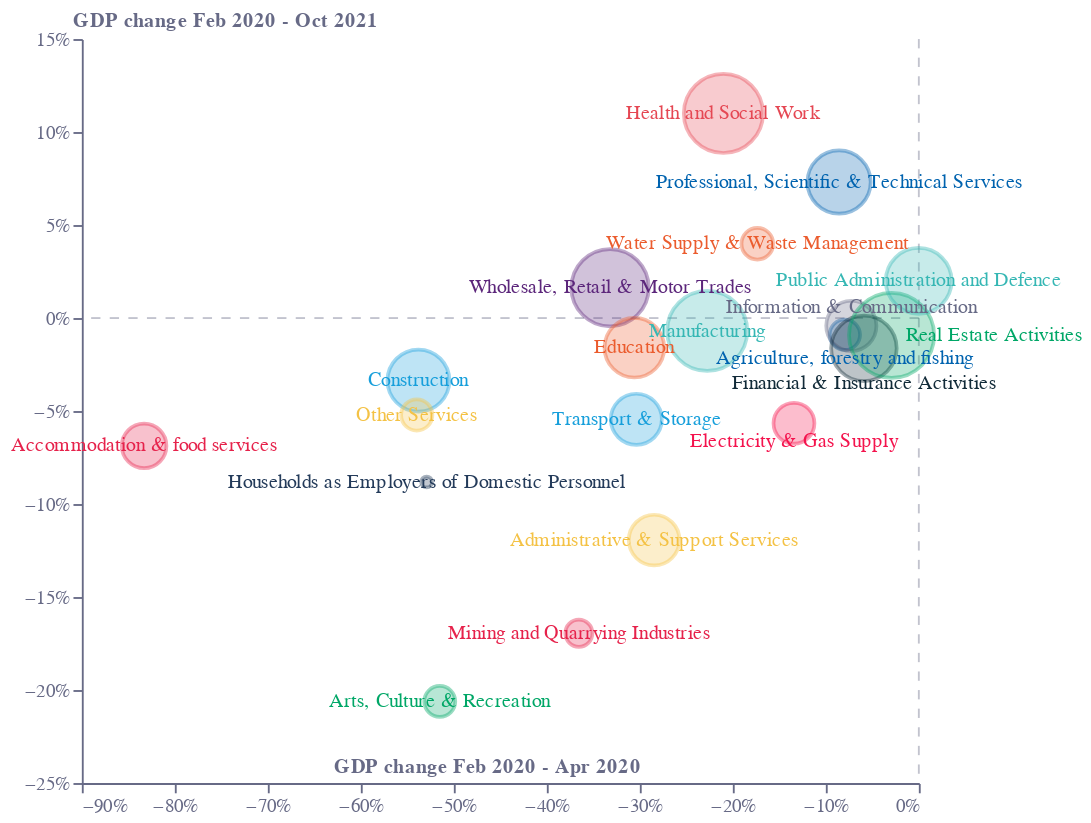

Write notebook code for a chart like this one.
### Code cell
base = (
    alt.Chart(f4)
    .encode(
        x=alt.X(
            "x:Q",
            sort=[],
            axis=alt.Axis(
                grid=False,
                titleAlign="right",
                titleAnchor="end",
                title="GDP change Feb 2020 - Apr 2020",
                titleY=-15,
                titleX=300,
                format=".0%",
                labelColor=colors["eco-gray"],
                titleColor=colors["eco-gray"],
                tickColor=colors["eco-gray"],
                domainColor=colors["eco-gray"],
                tickCount=10,
                orient="bottom",
                labelAngle=0,
            ),
        ),
        y=alt.Y(
            "y:Q",
            sort=[],
            axis=alt.Axis(
                grid=False,
                title="GDP change Feb 2020 - Oct 2021",
                titleX=-5,
                titleY=-5,
                titleBaseline="bottom",
                titleAngle=0,
                titleAlign="left",
                format=".0%",
                labelColor=colors["eco-gray"],
                titleColor=colors["eco-gray"],
                tickColor=colors["eco-gray"],
                domainColor=colors["eco-gray"],
            ),
        ),
        fill=alt.Color(
            "industry:N",
            legend=None,
            scale=alt.Scale(range=category_color + list(colors.values())),
        ),
        color=alt.Color(
            "industry:N",
            legend=None,
            scale=alt.Scale(range=category_color + list(colors.values())),
        ),
        tooltip="tooltip:N",
    )
    .transform_calculate(
        tooltip="datum.industry+' | Feb - Apr 2020: '+round(datum.x*1000)/10+'% | Feb 2020 - Oct 2021: '+round(datum.y*1000)/10+ '%'"
    )
)

points = base.mark_point(fillOpacity=0.7, opacity=0.4).encode(
    size=alt.Size("size:Q", legend=None, scale=alt.Scale(domain=[0, 20]))
)
axis1 = (
    alt.Chart(pd.DataFrame([{"x": 0, "y": 0}]))
    .mark_rule(strokeWidth=1, strokeDash=[5, 5], opacity=0.4, color=colors["eco-gray"])
    .encode(x=alt.X("x:Q", sort=[]))
)
axis2 = (
    alt.Chart(pd.DataFrame([{"x": 0, "y": 0}]))
    .mark_rule(strokeWidth=1, strokeDash=[5, 5], opacity=0.4, color=colors["eco-gray"])
    .encode(y=alt.Y("y:Q", sort=[]))
)
text1 = (
    base.mark_text(fontSize=11)
    .encode(text="industry:N")
#     .transform_filter(alt.FieldOneOfPredicate(field="industry", oneOf=["Construction"]))
    .transform_filter("datum.industry!='Electricity & Gas Supply'")
    .transform_filter("datum.industry!='Information & Communication'")
    .transform_filter("datum.industry!='Financial & Insurance Activities'")
    .transform_filter("datum.industry!='Agriculture, forestry and fishing'")
    .transform_filter("datum.industry!='Real Estate Activities'")
)
text2 = (
    base.mark_text(fontSize=11,dy=10)
    .encode(text="industry:N")
    .transform_filter("datum.industry=='Electricity & Gas Supply'")
)
text3 = (
    base.mark_text(fontSize=11,dy=-10)
    .encode(text="industry:N")
    .transform_filter("datum.industry=='Information & Communication'")
)
text4 = (
    base.mark_text(fontSize=11,dx=55)
    .encode(text="industry:N")
    .transform_filter("datum.industry=='Real Estate Activities'")
)
text5 = (
    base.mark_text(fontSize=11,dy=13)
    .encode(text="industry:N")
    .transform_filter("datum.industry=='Agriculture, forestry and fishing'")
)
text6 = (
    base.mark_text(fontSize=11,dy=19)
    .encode(text="industry:N")
    .transform_filter("datum.industry=='Financial & Insurance Activities'")
)
layer1 = (
    ((axis1 + axis2 + points + text1+text2+text3+text4+text5+text6).properties(height=400, width=450))
    .configure_view(stroke=None)
    .properties(title="")
)
layer1.save("visualisation/" + f + ".json")
layer1.save("visualisation/" + f + ".png")
open("README.md", "a").write(readme)
layer1

### Figure 1 — Vega-Lite specification as saved in the notebook (floating-point values rounded to 4 significant figures)
{"config": {"view": {"continuousWidth": 400, "continuousHeight": 300, "stroke": null}}, "layer": [{"data": {"name": "data-632f61fef1e2fccc41daf02461a934b2"}, "mark": {"type": "rule", "color": "#676A86", "opacity": 0.4, "strokeDash": [5, 5], "strokeWidth": 1}, "encoding": {"x": {"type": "quantitative", "field": "x", "sort": []}}}, {"data": {"name": "data-632f61fef1e2fccc41daf02461a934b2"}, "mark": {"type": "rule", "color": "#676A86", "opacity": 0.4, "strokeDash": [5, 5], "strokeWidth": 1}, "encoding": {"y": {"type": "quantitative", "field": "y", "sort": []}}}, {"data": {"name": "data-cefc3cb32e8c1ff97596f4891c09fb93"}, "mark": {"type": "point", "fillOpacity": 0.7, "opacity": 0.4}, "encoding": {"color": {"type": "nominal", "field": "industry", "legend": null, "scale": {"range": ["#36B7B4", "#E6224B", "#F4C245", "#0063AF", "#00A767", "#179FDB", "#EB5C2E", "#F4134D", "#122B39", "#E54753", "#243B5A", "#676A86", "#36B7B4", "#E6224B", "#F4C245", "#0063AF", "#00A767", "#179FDB", "#EB5C2E", "#5C267B", "#122B39"]}}, "fill": {"type": "nominal", "field": "industry", "legend": null, "scale": {"range": ["#36B7B4", "#E6224B", "#F4C245", "#0063AF", "#00A767", "#179FDB", "#EB5C2E", "#F4134D", "#122B39", "#E54753", "#243B5A", "#676A86", "#36B7B4", "#E6224B", "#F4C245", "#0063AF", "#00A767", "#179FDB", "#EB5C2E", "#5C267B", "#122B39"]}}, "size": {"type": "quantitative", "field": "size", "legend": null, "scale": {"domain": [0, 20]}}, "tooltip": {"type": "nominal", "field": "tooltip"}, "x": {"type": "quantitative", "axis": {"domainColor": "#676A86", "format": ".0%", "grid": false, "labelAngle": 0, "labelColor": "#676A86", "orient": "bottom", "tickColor": "#676A86", "tickCount": 10, "title": "GDP change Feb 2020 - Apr 2020", "titleAlign": "right", "titleAnchor": "end", "titleColor": "#676A86", "titleX": 300, "titleY": -15}, "field": "x", "sort": []}, "y": {"type": "quantitative", "axis": {"domainColor": "#676A86", "format": ".0%", "grid": false, "labelColor": "#676A86", "tickColor": "#676A86", "title": "GDP change Feb 2020 - Oct 2021", "titleAlign": "left", "titleAngle": 0, "titleBaseline": "bottom", "titleColor": "#676A86", "titleX": -5, "titleY": -5}, "field": "y", "sort": []}}, "transform": [{"calculate": "datum.industry+' | Feb - Apr 2020: '+round(datum.x*1000)/10+'% | Feb 2020 - Oct 2021: '+round(datum.y*1000)/10+ '%'", "as": "tooltip"}]}, {"data": {"name": "data-cefc3cb32e8c1ff97596f4891c09fb93"}, "mark": {"type": "text", "fontSize": 11}, "encoding": {"color": {"type": "nominal", "field": "industry", "legend": null, "scale": {"range": ["#36B7B4", "#E6224B", "#F4C245", "#0063AF", "#00A767", "#179FDB", "#EB5C2E", "#F4134D", "#122B39", "#E54753", "#243B5A", "#676A86", "#36B7B4", "#E6224B", "#F4C245", "#0063AF", "#00A767", "#179FDB", "#EB5C2E", "#5C267B", "#122B39"]}}, "fill": {"type": "nominal", "field": "industry", "legend": null, "scale": {"range": ["#36B7B4", "#E6224B", "#F4C245", "#0063AF", "#00A767", "#179FDB", "#EB5C2E", "#F4134D", "#122B39", "#E54753", "#243B5A", "#676A86", "#36B7B4", "#E6224B", "#F4C245", "#0063AF", "#00A767", "#179FDB", "#EB5C2E", "#5C267B", "#122B39"]}}, "text": {"type": "nominal", "field": "industry"}, "tooltip": {"type": "nominal", "field": "tooltip"}, "x": {"type": "quantitative", "axis": {"domainColor": "#676A86", "format": ".0%", "grid": false, "labelAngle": 0, "labelColor": "#676A86", "orient": "bottom", "tickColor": "#676A86", "tickCount": 10, "title": "GDP change Feb 2020 - Apr 2020", "titleAlign": "right", "titleAnchor": "end", "titleColor": "#676A86", "titleX": 300, "titleY": -15}, "field": "x", "sort": []}, "y": {"type": "quantitative", "axis": {"domainColor": "#676A86", "format": ".0%", "grid": false, "labelColor": "#676A86", "tickColor": "#676A86", "title": "GDP change Feb 2020 - Oct 2021", "titleAlign": "left", "titleAngle": 0, "titleBaseline": "bottom", "titleColor": "#676A86", "titleX": -5, "titleY": -5}, "field": "y", "sort": []}}, "transform": [{"calculate": "datum.industry+' | Feb - Apr 2020: '+round(datum.x*1000)/10+'% | Feb 2020 - Oct 2021: '+round(datum.y*1000)/10+ '%'", "as": "tooltip"}, {"filter": "datum.industry!='Electricity & Gas Supply'"}, {"filter": "datum.industry!='Information & Communication'"}, {"filter": "datum.industry!='Financial & Insurance Activities'"}, {"filter": "datum.industry!='Agriculture, forestry and fishing'"}, {"filter": "datum.industry!='Real Estate Activities'"}]}, {"data": {"name": "data-cefc3cb32e8c1ff97596f4891c09fb93"}, "mark": {"type": "text", "dy": 10, "fontSize": 11}, "encoding": {"color": {"type": "nominal", "field": "industry", "legend": null, "scale": {"range": ["#36B7B4", "#E6224B", "#F4C245", "#0063AF", "#00A767", "#179FDB", "#EB5C2E", "#F4134D", "#122B39", "#E54753", "#243B5A", "#676A86", "#36B7B4", "#E6224B", "#F4C245", "#0063AF", "#00A767", "#179FDB", "#EB5C2E", "#5C267B", "#122B39"]}}, "fill": {"type": "nominal", "field": "industry", "legend": null, "scale": {"range": ["#36B7B4", "#E6224B", "#F4C245", "#0063AF", "#00A767", "#179FDB", "#EB5C2E", "#F4134D", "#122B39", "#E54753", "#243B5A", "#676A86", "#36B7B4", "#E6224B", "#F4C245", "#0063AF", "#00A767", "#179FDB", "#EB5C2E", "#5C267B", "#122B39"]}}, "text": {"type": "nominal", "field": "industry"}, "tooltip": {"type": "nominal", "field": "tooltip"}, "x": {"type": "quantitative", "axis": {"domainColor": "#676A86", "format": ".0%", "grid": false, "labelAngle": 0, "labelColor": "#676A86", "orient": "bottom", "tickColor": "#676A86", "tickCount": 10, "title": "GDP change Feb 2020 - Apr 2020", "titleAlign": "right", "titleAnchor": "end", "titleColor": "#676A86", "titleX": 300, "titleY": -15}, "field": "x", "sort": []}, "y": {"type": "quantitative", "axis": {"domainColor": "#676A86", "format": ".0%", "grid": false, "labelColor": "#676A86", "tickColor": "#676A86", "title": "GDP change Feb 2020 - Oct 2021", "titleAlign": "left", "titleAngle": 0, "titleBaseline": "bottom", "titleColor": "#676A86", "titleX": -5, "titleY": -5}, "field": "y", "sort": []}}, "transform": [{"calculate": "datum.industry+' | Feb - Apr 2020: '+round(datum.x*1000)/10+'% | Feb 2020 - Oct 2021: '+round(datum.y*1000)/10+ '%'", "as": "tooltip"}, {"filter": "datum.industry=='Electricity & Gas Supply'"}]}, {"data": {"name": "data-cefc3cb32e8c1ff97596f4891c09fb93"}, "mark": {"type": "text", "dy": -10, "fontSize": 11}, "encoding": {"color": {"type": "nominal", "field": "industry", "legend": null, "scale": {"range": ["#36B7B4", "#E6224B", "#F4C245", "#0063AF", "#00A767", "#179FDB", "#EB5C2E", "#F4134D", "#122B39", "#E54753", "#243B5A", "#676A86", "#36B7B4", "#E6224B", "#F4C245", "#0063AF", "#00A767", "#179FDB", "#EB5C2E", "#5C267B", "#122B39"]}}, "fill": {"type": "nominal", "field": "industry", "legend": null, "scale": {"range": ["#36B7B4", "#E6224B", "#F4C245", "#0063AF", "#00A767", "#179FDB", "#EB5C2E", "#F4134D", "#122B39", "#E54753", "#243B5A", "#676A86", "#36B7B4", "#E6224B", "#F4C245", "#0063AF", "#00A767", "#179FDB", "#EB5C2E", "#5C267B", "#122B39"]}}, "text": {"type": "nominal", "field": "industry"}, "tooltip": {"type": "nominal", "field": "tooltip"}, "x": {"type": "quantitative", "axis": {"domainColor": "#676A86", "format": ".0%", "grid": false, "labelAngle": 0, "labelColor": "#676A86", "orient": "bottom", "tickColor": "#676A86", "tickCount": 10, "title": "GDP change Feb 2020 - Apr 2020", "titleAlign": "right", "titleAnchor": "end", "titleColor": "#676A86", "titleX": 300, "titleY": -15}, "field": "x", "sort": []}, "y": {"type": "quantitative", "axis": {"domainColor": "#676A86", "format": ".0%", "grid": false, "labelColor": "#676A86", "tickColor": "#676A86", "title": "GDP change Feb 2020 - Oct 2021", "titleAlign": "left", "titleAngle": 0, "titleBaseline": "bottom", "titleColor": "#676A86", "titleX": -5, "titleY": -5}, "field": "y", "sort": []}}, "transform": [{"calculate": "datum.industry+' | Feb - Apr 2020: '+round(datum.x*1000)/10+'% | Feb 2020 - Oct 2021: '+round(datum.y*1000)/10+ '%'", "as": "tooltip"}, {"filter": "datum.industry=='Information & Communication'"}]}, {"data": {"name": "data-cefc3cb32e8c1ff97596f4891c09fb93"}, "mark": {"type": "text", "dx": 55, "fontSize": 11}, "encoding": {"color": {"type": "nominal", "field": "industry", "legend": null, "scale": {"range": ["#36B7B4", "#E6224B", "#F4C245", "#0063AF", "#00A767", "#179FDB", "#EB5C2E", "#F4134D", "#122B39", "#E54753", "#243B5A", "#676A86", "#36B7B4", "#E6224B", "#F4C245", "#0063AF", "#00A767", "#179FDB", "#EB5C2E", "#5C267B", "#122B39"]}}, "fill": {"type": "nominal", "field": "industry", "legend": null, "scale": {"range": ["#36B7B4", "#E6224B", "#F4C245", "#0063AF", "#00A767", "#179FDB", "#EB5C2E", "#F4134D", "#122B39", "#E54753", "#243B5A", "#676A86", "#36B7B4", "#E6224B", "#F4C245", "#0063AF", "#00A767", "#179FDB", "#EB5C2E", "#5C267B", "#122B39"]}}, "text": {"type": "nominal", "field": "industry"}, "tooltip": {"type": "nominal", "field": "tooltip"}, "x": {"type": "quantitative", "axis": {"domainColor": "#676A86", "format": ".0%", "grid": false, "labelAngle": 0, "labelColor": "#676A86", "orient": "bottom", "tickColor": "#676A86", "tickCount": 10, "title": "GDP change Feb 2020 - Apr 2020", "titleAlign": "right", "titleAnchor": "end", "titleColor": "#676A86", "titleX": 300, "titleY": -15}, "field": "x", "sort": []}, "y": {"type": "quantitative", "axis": {"domainColor": "#676A86", "format": ".0%", "grid": false, "labelColor": "#676A86", "tickColor": "#676A86", "title": "GDP change Feb 2020 - Oct 2021", "titleAlign": "left", "titleAngle": 0, "titleBaseline": "bottom", "titleColor": "#676A86", "titleX": -5, "titleY": -5}, "field": "y", "sort": []}}, "transform": [{"calculate": "datum.industry+' | Feb - Apr 2020: '+round(datum.x*1000)/10+'% | Feb 2020 - Oct 2021: '+round(datum.y*1000)/10+ '%'", "as": "tooltip"}, {"filter": "datum.industry=='Real Estate Activities'"}]}, {"data": {"name": "data-cefc3cb32e8c1ff97596f4891c09fb93"}, "mark": {"type": "text", "dy": 13, "fontSize": 11}, "encoding": {"color": {"type": "nominal", "field": "industry", "legend": null, "scale": {"range": ["#36B7B4", "#E6224B", "#F4C245", "#0063AF", "#00A767", "#179FDB", "#EB5C2E", "#F4134D", "#122B39", "#E54753", "#243B5A", "#676A86", "#36B7B4", "#E6224B", "#F4C245", "#0063AF", "#00A767", "#179FDB", "#EB5C2E", "#5C267B", "#122B39"]}}, "fill": {"type": "nominal", "field": "industry", "legend": null, "scale": {"range": ["#36B7B4", "#E6224B", "#F4C245", "#0063AF", "#00A767", "#179FDB", "#EB5C2E", "#F4134D", "#122B39", "#E54753", "#243B5A", "#676A86", "#36B7B4", "#E6224B", "#F4C245", "#0063AF", "#00A767", "#179FDB", "#EB5C2E", "#5C267B", "#122B39"]}}, "text": {"type": "nominal", "field": "industry"}, "tooltip": {"type": "nominal", "field": "tooltip"}, "x": {"type": "quantitative", "axis": {"domainColor": "#676A86", "format": ".0%", "grid": false, "labelAngle": 0, "labelColor": "#676A86", "orient": "bottom", "tickColor": "#676A86", "tickCount": 10, "title": "GDP change Feb 2020 - Apr 2020", "titleAlign": "right", "titleAnchor": "end", "titleColor": "#676A86", "titleX": 300, "titleY": -15}, "field": "x", "sort": []}, "y": {"type": "quantitative", "axis": {"domainColor": "#676A86", "format": ".0%", "grid": false, "labelColor": "#676A86", "tickColor": "#676A86", "title": "GDP change Feb 2020 - Oct 2021", "titleAlign": "left", "titleAngle": 0, "titleBaseline": "bottom", "titleColor": "#676A86", "titleX": -5, "titleY": -5}, "field": "y", "sort": []}}, "transform": [{"calculate": "datum.industry+' | Feb - Apr 2020: '+round(datum.x*1000)/10+'% | Feb 2020 - Oct 2021: '+round(datum.y*1000)/10+ '%'", "as": "tooltip"}, {"filter": "datum.industry=='Agriculture, forestry and fishing'"}]}, {"data": {"name": "data-cefc3cb32e8c1ff97596f4891c09fb93"}, "mark": {"type": "text", "dy": 19, "fontSize": 11}, "encoding": {"color": {"type": "nominal", "field": "industry", "legend": null, "scale": {"range": ["#36B7B4", "#E6224B", "#F4C245", "#0063AF", "#00A767", "#179FDB", "#EB5C2E", "#F4134D", "#122B39", "#E54753", "#243B5A", "#676A86", "#36B7B4", "#E6224B", "#F4C245", "#0063AF", "#00A767", "#179FDB", "#EB5C2E", "#5C267B", "#122B39"]}}, "fill": {"type": "nominal", "field": "industry", "legend": null, "scale": {"range": ["#36B7B4", "#E6224B", "#F4C245", "#0063AF", "#00A767", "#179FDB", "#EB5C2E", "#F4134D", "#122B39", "#E54753", "#243B5A", "#676A86", "#36B7B4", "#E6224B", "#F4C245", "#0063AF", "#00A767", "#179FDB", "#EB5C2E", "#5C267B", "#122B39"]}}, "text": {"type": "nominal", "field": "industry"}, "tooltip": {"type": "nominal", "field": "tooltip"}, "x": {"type": "quantitative", "axis": {"domainColor": "#676A86", "format": ".0%", "grid": false, "labelAngle": 0, "labelColor": "#676A86", "orient": "bottom", "tickColor": "#676A86", "tickCount": 10, "title": "GDP change Feb 2020 - Apr 2020", "titleAlign": "right", "titleAnchor": "end", "titleColor": "#676A86", "titleX": 300, "titleY": -15}, "field": "x", "sort": []}, "y": {"type": "quantitative", "axis": {"domainColor": "#676A86", "format": ".0%", "grid": false, "labelColor": "#676A86", "tickColor": "#676A86", "title": "GDP change Feb 2020 - Oct 2021", "titleAlign": "left", "titleAngle": 0, "titleBaseline": "bottom", "titleColor": "#676A86", "titleX": -5, "titleY": -5}, "field": "y", "sort": []}}, "transform": [{"calculate": "datum.industry+' | Feb - Apr 2020: '+round(datum.x*1000)/10+'% | Feb 2020 - Oct 2021: '+round(datum.y*1000)/10+ '%'", "as": "tooltip"}, {"filter": "datum.industry=='Financial & Insurance Activities'"}]}], "height": 400, "title": "", "width": 450, "$schema": "https://vega.github.io/schema/vega-lite/v4.8.1.json", "datasets": {"data-632f61fef1e2fccc41daf02461a934b2": [{"x": 0, "y": 0}], "data-cefc3cb32e8c1ff97596f4891c09fb93": [{"industry": "Agriculture, forestry and fishing", "y": -0.008956, "x": -0.07957, "size": 14.76}, {"industry": "Mining and Quarrying Industries", "y": -0.1694, "x": -0.3656, "size": 11.67}, {"industry": "Manufacturing", "y": -0.006915, "x": -0.2276, "size": 103.7}, {"industry": "Electricity & Gas Supply", "y": -0.05656, "x": -0.1343, "size": 26.88}, {"industry": "Water Supply & Waste Management", "y": 0.03996, "x": -0.1736, "size": 16.04}, {"industry": "Construction", "y": -0.03362, "x": -0.5381, "size": 62.01}, {"industry": "Wholesale, Retail & Motor Trades", "y": 0.01633, "x": -0.332, "size": 96.6}, {"industry": "Transport & Storage", "y": -0.05442, "x": -0.3038, "size": 41.98}, {"industry": "Accommodation & food services", "y": -0.06873, "x": -0.833, "size": 31.99}, {"industry": "Information & Communication", "y": -0.004184, "x": -0.07259, "size": 40.59}, {"industry": "Financial & Insurance Activities", "y": -0.01627, "x": -0.05906, "size": 69.39}, {"industry": "Real Estate Activities", "y": -0.009301, "x": -0.02931, "size": 117.0}, {"industry": "Professional, Scientific & Technical Services", "y": 0.07311, "x": -0.08578, "size": 64.55}, {"industry": "Administrative & Support Services", "y": -0.1194, "x": -0.2846, "size": 41.41}, {"industry": " Public Administration and Defence", "y": 0.01999, "x": -0.0001483, "size": 70.0}, {"industry": "Education", "y": -0.01591, "x": -0.3059, "size": 57.46}, {"industry": "Health and Social Work", "y": 0.11, "x": -0.2101, "size": 101.2}, {"industry": "Arts, Culture & Recreation", "y": -0.2061, "x": -0.5151, "size": 15.34}, {"industry": "Other Services", "y": -0.05211, "x": -0.5399, "size": 15.61}, {"industry": "Households as Employers of Domestic Personnel", "y": -0.08814, "x": -0.5292, "size": 1.71}]}}
